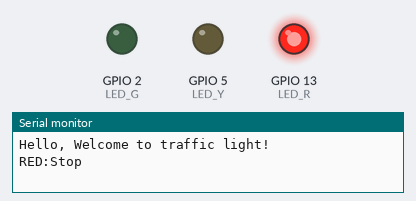
A sketch run on a simulated ESP32. On the bench: output pins drawn as LEDs (lit = HIGH), the last lines printed to the serial monitor.

Above: at 1.5 s.
At 3.5 s:
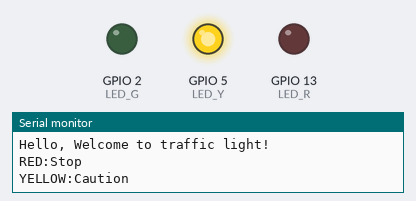
At 5.5 s:
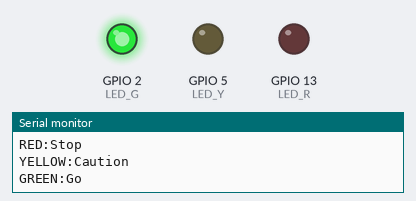
Timing chart, 0 to 9.1 s (numbered marks = the images above):
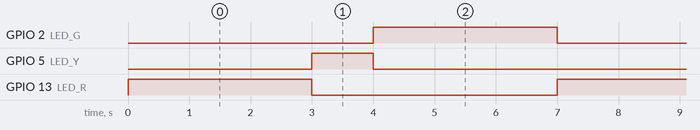

Measured:
- by itself, GPIO 2 (LED_G), GPIO 13 (LED_R): alternates HIGH for 3.0 s and LOW for 4.0 s
- by itself, GPIO 5 (LED_Y): alternates HIGH for 1.0 s and LOW for 6.0 s
- by itself, everything shown: repeats every 7.0 s, in 3 steps

The sketch:

sketch.ino
```cpp
int LED_R = 13;
int LED_Y = 5;
int LED_G = 2;

void setup() {
  // put your setup code here, to run once:
  Serial.begin(115200);
  Serial.println("Hello, Welcome to traffic light!");
  pinMode(LED_R, OUTPUT);
  pinMode(LED_Y, OUTPUT);
  pinMode(LED_G, OUTPUT);
}

void loop() {
  // put your main code here, to run repeatedly:
  digitalWrite(LED_R, HIGH);
  digitalWrite(LED_Y, LOW);
  digitalWrite(LED_G, LOW);
  Serial.print("RED:");
  Serial.println("Stop");
  delay(3000);
  digitalWrite(LED_R, LOW);
  digitalWrite(LED_Y, HIGH);
  digitalWrite(LED_G, LOW);
  Serial.print("YELLOW:");
  Serial.println("Caution");
  delay(1000);
  digitalWrite(LED_R, LOW);
  digitalWrite(LED_Y, LOW);
  digitalWrite(LED_G, HIGH);
  Serial.print("GREEN:");
  Serial.println("Go");
  delay(3000);
}
```
